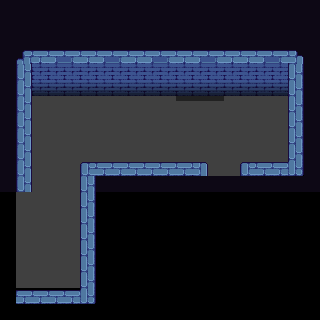

Tiled map render using the project's own tile images. Description and the whole map definition, tile-layer contents included, below:
An orthogonal 20x20 tile map with 16x16 px tiles, 2 tile layers (Base, Ground), 1 hidden layer not drawn, 3 tilesets.

<map version="1.8" tiledversion="1.8.2" orientation="orthogonal" renderorder="right-down" width="20" height="20" tilewidth="16" tileheight="16" infinite="0" nextlayerid="7" nextobjectid="7">
 <properties>
  <property name="Dungeon" value="Forest" />
  <property name="MapType" value="Forest" />
 </properties>
 <tileset firstgid="1" source="../Tilesets/stock_dungeon_walls.tsx" />
 <tileset firstgid="369" source="../Tilesets/stock_dungeon_floor.tsx" />
 <tileset firstgid="707" source="../Tilesets/stock_dungeon_stairs.tsx" />
 <layer id="1" name="Base" width="20" height="20">
  <data encoding="csv">
438,438,438,438,438,438,438,438,438,438,438,438,438,438,438,438,438,438,438,438,
438,438,438,438,438,438,438,438,438,438,438,438,438,438,438,438,438,438,438,438,
438,438,438,438,438,438,438,438,438,438,438,438,438,438,438,438,438,438,438,438,
438,438,438,438,438,438,438,438,438,438,438,438,438,438,438,438,438,438,438,438,
438,401,401,401,401,401,401,401,401,401,401,401,401,401,401,401,401,401,401,438,
438,401,401,401,401,401,401,401,401,401,401,401,401,401,401,401,401,401,401,438,
438,401,401,401,401,401,401,401,401,401,401,401,401,401,401,401,401,401,401,438,
438,401,401,401,401,401,401,401,401,401,401,401,401,401,401,401,401,401,401,438,
438,401,401,401,401,401,401,401,401,401,401,401,401,401,401,401,401,401,401,438,
438,401,401,401,401,401,401,401,401,401,401,401,401,401,401,401,401,401,401,438,
438,401,401,401,401,401,401,401,401,401,401,401,401,401,401,401,401,401,401,438,
438,438,401,401,401,438,438,438,438,438,438,438,438,438,438,438,438,438,438,438,
0,401,401,401,401,0,0,0,0,0,0,0,0,0,0,0,0,0,0,0,
0,401,401,401,401,0,0,0,0,0,0,0,0,0,0,0,0,0,0,0,
0,401,401,401,401,0,0,0,0,0,0,0,0,0,0,0,0,0,0,0,
0,401,401,401,401,0,0,0,0,0,0,0,0,0,0,0,0,0,0,0,
0,401,401,401,401,0,0,0,0,0,0,0,0,0,0,0,0,0,0,0,
0,401,401,401,401,0,0,0,0,0,0,0,0,0,0,0,0,0,0,0,
0,0,0,0,0,0,0,0,0,0,0,0,0,0,0,0,0,0,0,0,
0,0,0,0,0,0,0,0,0,0,0,0,0,0,0,0,0,0,0,0
</data>
 </layer>
 <layer id="2" name="Ground" width="20" height="20">
  <data encoding="csv">
0,0,0,0,0,0,0,0,0,0,0,0,0,0,0,0,0,0,0,0,
0,0,0,0,0,0,0,0,0,0,0,0,0,0,0,0,0,0,0,0,
0,0,0,0,0,0,0,0,0,0,0,0,0,0,0,0,0,0,0,0,
0,51,95,309,310,95,309,310,95,309,310,95,309,310,95,95,309,310,52,0,
0,71,118,118,118,118,118,118,118,118,118,118,118,118,118,118,118,118,73,0,
0,71,141,141,141,141,141,141,141,141,141,141,141,141,141,141,141,141,73,0,
0,71,0,0,0,0,0,0,0,0,0,271,271,136,0,0,0,0,73,0,
0,71,0,0,0,0,0,0,0,0,0,0,0,0,0,0,0,0,73,0,
0,71,0,0,0,0,0,0,0,0,0,0,0,0,0,0,0,0,73,0,
0,71,0,0,0,0,0,0,0,0,0,0,0,0,0,0,0,0,73,0,
0,71,0,0,0,48,95,95,95,95,95,95,75,0,0,48,95,95,96,0,
0,71,0,0,0,73,0,0,0,0,0,0,0,0,0,0,0,0,0,0,
0,0,0,0,0,73,0,0,0,0,0,0,0,0,0,0,0,0,0,0,
0,0,0,0,0,73,0,0,0,0,0,0,0,0,0,0,0,135,135,271,
0,0,0,0,0,73,0,0,0,0,0,0,0,0,0,0,0,0,0,0,
0,0,0,0,0,73,0,0,0,0,0,0,0,0,0,0,0,0,0,0,
0,0,0,0,0,73,0,0,0,0,0,0,0,0,0,0,0,0,0,0,
0,0,0,0,0,73,0,0,0,0,0,0,0,0,0,0,0,0,0,0,
0,95,95,95,95,96,0,0,0,0,0,0,0,0,0,0,0,0,0,0,
0,0,0,0,0,0,0,0,0,0,0,0,0,0,0,0,0,0,0,0
</data>
 </layer>
 <layer id="3" name="Upper" width="20" height="20" visible="0">
  <data encoding="csv">
0,0,0,0,0,0,0,0,0,0,0,0,0,0,0,0,0,0,0,0,
0,0,0,0,0,0,0,0,0,0,0,0,0,0,0,0,0,0,0,0,
0,0,0,0,0,0,0,0,0,0,0,0,0,0,0,0,0,0,0,0,
0,0,0,0,0,0,0,0,0,0,0,0,0,0,0,0,0,0,0,0,
0,0,0,0,0,0,0,0,0,0,0,0,0,0,0,0,0,0,0,0,
0,0,0,0,0,0,0,0,0,0,0,0,0,0,0,0,0,0,0,0,
0,0,0,0,0,0,0,0,0,0,0,0,0,0,0,0,0,0,0,0,
0,0,0,0,0,0,0,0,0,0,0,0,0,0,0,0,0,0,0,0,
0,0,0,0,0,0,0,0,0,0,0,0,0,0,0,0,0,0,0,0,
0,0,0,0,0,0,0,0,0,0,0,0,0,0,0,0,0,0,0,0,
0,0,0,0,0,0,0,0,0,0,0,0,0,0,0,0,0,0,0,0,
0,0,0,0,0,0,0,0,0,0,0,0,0,0,0,0,0,0,0,0,
0,0,0,0,0,0,0,0,0,0,0,0,0,0,0,0,0,0,0,0,
0,0,0,0,0,0,0,0,0,0,0,0,0,0,0,0,0,0,0,0,
0,0,0,0,0,0,0,0,0,0,0,0,0,0,0,0,0,0,0,0,
0,0,0,0,0,0,0,0,0,0,0,0,0,0,0,0,0,0,0,0,
0,0,0,0,0,0,0,0,0,0,0,0,0,0,0,0,0,0,0,0,
0,0,0,0,0,0,0,0,0,0,0,0,0,0,0,0,0,0,0,0,
0,0,0,0,0,0,0,0,0,0,0,0,0,0,0,0,0,0,0,0,
0,0,0,0,0,0,0,0,0,0,0,0,0,0,0,0,0,0,0,0
</data>
 </layer>
 <objectgroup id="4" name="Travel" />
 <objectgroup id="5" name="MapObject" />
 <objectgroup id="6" name="Character" />
</map>
